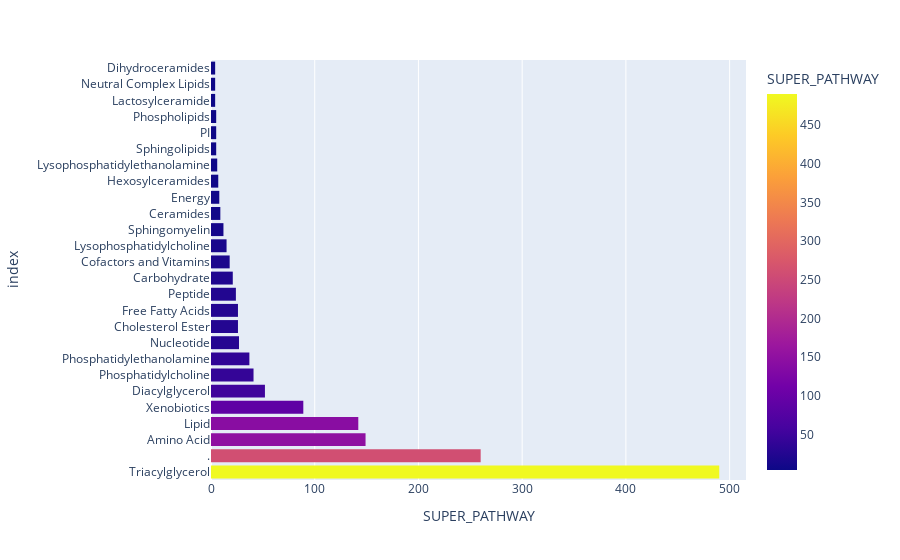

Source (notebook cell):
### Code cell
# GRAFICO IDENTIFICACION DEL GRUPO DE BIOQUIMICO AL QUE PERTENECEN LOS COMPUESTOS IDENTIFICADOS (Final para presentación)
fig = px.bar(grupo_compuestos, x="SUPER_PATHWAY", color="SUPER_PATHWAY")
fig.update_traces(marker_line_width=0)
fig.show()

### Figure 1 — Plotly figure (JSON) as saved in the notebook; plotly's stock layout.template omitted (floating-point values rounded to 4 significant figures)
{"data": [{"alignmentgroup": "True", "hovertemplate": "SUPER_PATHWAY=%{marker.color}<br>index=%{y}<extra></extra>", "legendgroup": "", "marker": {"color": [490, 260, 149, 142, 89, 52, 41, 37, 27, 26, 26, 24, 21, 18, 15, 12, 9, 8, 7, 6, 5, 5, 5, 4, 4, 4], "coloraxis": "coloraxis", "line": {"width": 0}, "pattern": {"shape": ""}}, "name": "", "offsetgroup": "", "orientation": "h", "showlegend": false, "textposition": "auto", "type": "bar", "x": [490, 260, 149, 142, 89, 52, 41, 37, 27, 26, 26, 24, 21, 18, 15, 12, 9, 8, 7, 6, 5, 5, 5, 4, 4, 4], "xaxis": "x", "y": ["Triacylglycerol", ".", "Amino Acid", "Lipid", "Xenobiotics", "Diacylglycerol", "Phosphatidylcholine", "Phosphatidylethanolamine", "Nucleotide", "Cholesterol Ester", "Free Fatty Acids", "Peptide", "Carbohydrate", "Cofactors and Vitamins", "Lysophosphatidylcholine", "Sphingomyelin", "Ceramides", "Energy", "Hexosylceramides", "Lysophosphatidylethanolamine", "Sphingolipids", "PI", "Phospholipids", "Lactosylceramide", "Neutral Complex Lipids", "Dihydroceramides"], "yaxis": "y"}], "layout": {"barmode": "relative", "coloraxis": {"colorbar": {"title": {"text": "SUPER_PATHWAY"}}, "colorscale": [[0, "#0d0887"], [0.1111, "#46039f"], [0.2222, "#7201a8"], [0.3333, "#9c179e"], [0.4444, "#bd3786"], [0.5556, "#d8576b"], [0.6667, "#ed7953"], [0.7778, "#fb9f3a"], [0.8889, "#fdca26"], [1, "#f0f921"]]}, "legend": {"tracegroupgap": 0}, "margin": {"t": 60}, "xaxis": {"anchor": "y", "domain": [0, 1], "title": {"text": "SUPER_PATHWAY"}}, "yaxis": {"anchor": "x", "domain": [0, 1], "title": {"text": "index"}}}}
